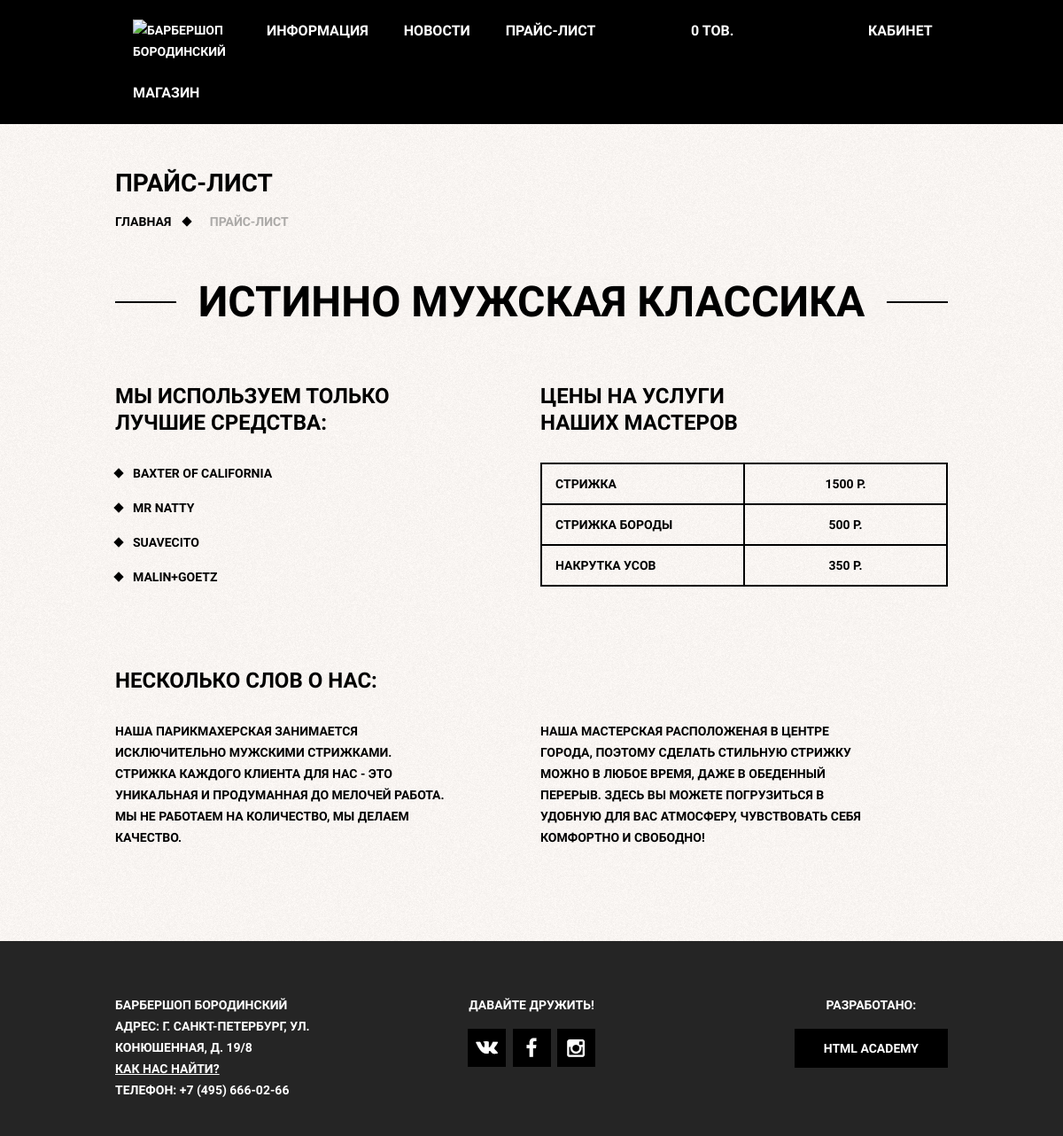
/price/ (signed in), run on the app's committed database.
### barber_app/models.py (models this page shows)
class Price(models.Model):
	service_name = models.CharField(max_length=30)
	price = models.DecimalField(max_digits=5, decimal_places=0)

### barber_app/views.py (the view)
# urls.py: path('price/', price_page, name='price_page_url'),
def price_page(request):
	services = Price.objects.all()
	return render(request, 'barber_app/price.html', {'services': services})

### barber_app/cart.py (called while the page is built)
	def __len__(self):
		return sum(item['quantity'] for item in self.cart.values())

### barber_app/context_processors.py (called while the page is built)
def cart(request):
	return {'cart': Cart(request)}

def loginform(request):
	return {'form': LoginForm}

### barber_app/templates/barber_app/price.html (shortened to what this page needs)
{% extends 'barber_app/barber_base.html' %}
{% load static %}
{% block bodyclass%}
	class="inner-page"
{% endblock %}
{% block content %}
    <h1 class="inner-page-title">
        Прайс-лист
    </h1>
    <ul class="breadcrumbs">
        <li><a href="{% url 'main_page_url' %}">Главная</a></li>
        <li class="current">Прайс-лист</li>
    </ul>
    <div class="inner-content">
        <div class="big-heading">
            <h2>Истинно мужская классика</h2>
        </div>
        <div class="inner-columns clearfix">
            <div class="inner-columns-left">
            <h2>Мы используем только<br>лучшие средства:</h2>
            <ul class="custom-list-1">
                <li>Baxter of California</li>
                <li>Mr Natty</li>
                <li>Suavecito</li>
                <li>Malin+Goetz</li>
            </ul>
            </div>
            <div class="inner-columns-right">
            <h2>Цены на услуги<br>наших мастеров</h2>
            <table class="prices-table">
				{% for service in services %}
				<tr>
                    <td>{{ service.service_name }}</td>
                    <td>{{ service.price }} р.</td>
                </tr>
				{% endfor %}
            </table>
            </div>
        </div>
        <div class="inner-columns clearfix">
            <h2>Несколько слов о нас:</h2>
            <div class="inner-columns-left">
            <p class="short-text">Наша парикмахерская занимается исключительно мужскими
                стрижками. Стрижка каждого клиента для нас - это уникальная
                и продуманная до мелочей работа. Мы не работаем на количество,
                мы делаем качество.
            </p>
            </div>
            <div class="inner-columns-right">
            <p class="short-text">Наша мастерская расположеная в центре города, поэтому
                сделать стильную стрижку можно в любое время, даже в
                обеденный перерыв. Здесь вы можете погрузиться в удобную
                для вас атмосферу, чувствовать себя комфортно и свободно!
            </p>
            </div>
        </div>
    </div>
{% endblock %}

### barber_app/static/css/style.css (style rules this page uses)
html, body { margin: 0; padding: 0; }
body { min-width: 960px; font-weight: 700; font-size: 14px; line-height: 24px; font-family: "PT Sans Narrow", "Arial", sans-serif; color: #ffffff; text-transform: uppercase; background: #000000 url(../images/tint.png) no-repeat center top; }
.inner-page { color: #000000; background: #f8f3f0 url(../images/pattern-white.jpg) repeat; }
.clearfix::after { content: ""; display: table; clear: both; }
.breadcrumbs { margin: 0; padding: 0; list-style: none; }
.breadcrumbs li { position: relative; display: inline; padding-right: 40px; }
.breadcrumbs a { color: #000000; text-decoration: none; }
.breadcrumbs .current { color: #aba9a7; }
.breadcrumbs li::after { content: ""; position: absolute; top: 4px; right: 18px; width: 8px; height: 8px; background-color: #000000; transform: rotate(45deg); }
.breadcrumbs .current::after { content: none; }
.inner-content { margin-bottom: 75px; }
.inner-content h2 { margin-top: 60px; margin-bottom: 30px; font-size: 24px; line-height: 30px; }
.inner-content p { margin: 14px 0; }
.inner-content table { border-collapse: collapse; }
.inner-content td { padding: 10px 15px; border: 2px solid #000000; }
.big-heading { margin-top: 55px; margin-bottom: 65px; text-align: center; }
.big-heading h2 { position: relative; display: inline; z-index: 2; margin: 0; padding:0 25px; font-size: 48px; line-height: 48px; text-align: center; background: #f5f3f0 url(../images/pattern-white.jpg) repeat; }
.big-heading::after { content: ""; position: relative; top: -25px; z-index: 1; display: block; border-bottom: 2px solid #000000; }
.custom-list-1 { margin: 14px 0; padding: 0; list-style: none; }
.custom-list-1 li { position: relative; margin-bottom: 15px; padding-left: 20px; }
.custom-list-1 li::before { content: ""; position: absolute; top: 8px; left: 0; width: 8px; height: 8px; background-color: #000000; transform: rotate(45deg); }
.prices-table { width: 100%; }
.prices-table td { width: 50%; }
.prices-table td:last-child { text-align: center; }
.inner-columns { margin: 60px 0; }
.inner-columns-left, .inner-columns-right { width: 460px; padding-bottom: 30px; }
.inner-columns-left { float: left; }
.inner-columns-right { float: right; }
.inner-columns-left *:first-child, .inner-columns-right *:first-child { margin-top: 0; }
.inner-columns-left *:last-child, .inner-columns-right *:last-child { margin-bottom: 0; }
.short-text { padding-right: 80px; }

### data on the page
Price: service_name "СТРИЖКА", price "1500"
Price: service_name "СТРИЖКА БОРОДЫ", price "500"
Price: service_name "НАКРУТКА УСОВ", price "350"
